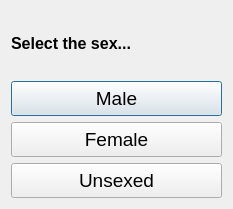
<?xml version="1.0" encoding="UTF-8"?>
<ui version="4.0">
 <class>sexselDlg</class>
 <widget class="QDialog" name="sexselDlg">
  <property name="geometry">
   <rect>
    <x>0</x>
    <y>0</y>
    <width>233</width>
    <height>209</height>
   </rect>
  </property>
  <property name="windowTitle">
   <string>Sex Selection</string>
  </property>
  <layout class="QVBoxLayout" name="verticalLayout_2">
   <item>
    <layout class="QVBoxLayout" name="verticalLayout">
     <item>
      <widget class="QLabel" name="label">
       <property name="font">
        <font>
         <pointsize>12</pointsize>
         <weight>75</weight>
         <bold>true</bold>
        </font>
       </property>
       <property name="text">
        <string>Select the sex...</string>
       </property>
      </widget>
     </item>
     <item>
      <widget class="QPushButton" name="maleBtn">
       <property name="minimumSize">
        <size>
         <width>165</width>
         <height>35</height>
        </size>
       </property>
       <property name="font">
        <font>
         <pointsize>14</pointsize>
        </font>
       </property>
       <property name="text">
        <string>Male</string>
       </property>
      </widget>
     </item>
     <item>
      <widget class="QPushButton" name="femaleBtn">
       <property name="minimumSize">
        <size>
         <width>165</width>
         <height>35</height>
        </size>
       </property>
       <property name="font">
        <font>
         <pointsize>14</pointsize>
        </font>
       </property>
       <property name="text">
        <string>Female</string>
       </property>
      </widget>
     </item>
     <item>
      <widget class="QPushButton" name="noneBtn">
       <property name="minimumSize">
        <size>
         <width>165</width>
         <height>35</height>
        </size>
       </property>
       <property name="font">
        <font>
         <pointsize>14</pointsize>
        </font>
       </property>
       <property name="text">
        <string>Unsexed</string>
       </property>
      </widget>
     </item>
    </layout>
   </item>
  </layout>
 </widget>
 <resources/>
 <connections/>
</ui>
